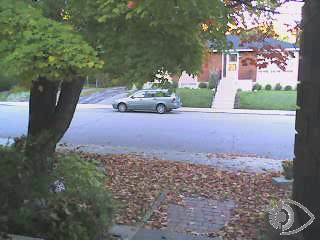
//> input picture frame 11 of bike.avi, 320 x 240 px
$ ./main   (built with g++ and OpenCV 4)
//> lines starting //> are read from the running program, lines starting //| are printed output that depends on the picture; after the words box and inside, x2 and y2 are one past the last pixel; in counts of white or black regions, pixels touching at a corner belong together
#include <iostream>
#include <opencv2/highgui/highgui.hpp>
#include <opencv2/imgproc.hpp>
#include <opencv2/video/background_segm.hpp>
#include <unistd.h>

using namespace cv;

bool openSource(cv::VideoCapture &cap, std::string source) {
    return source == "0" ? cap.open(0) : cap.open(source);
}

void createMarks(Mat& marks, Mat& dest) {
    for(int y = 0; y < marks.size[1]; y++) {
        for(int x = 0; x < marks.size[0]; x++) {
            if(marks.at<uchar>(x, y) > 0) {
                dest.at<Vec3b>(x, y) = Vec3b (255, 0, 0);
            }
        }
    }
}

Mat image, fgMask;
Ptr<BackgroundSubtractorMOG2> subtractor;

void on_trackbarNMixtures(int value, void * p) {
    std::cout << value << std::endl;
    subtractor->setNMixtures(value);
    subtractor->apply(image, fgMask, 1);
}

int main() {
    cv::VideoCapture camera;
    if(!openSource(camera, "bike.avi")) {
        std::cout << "Cannot open source!\n";
        return -1;
    }

    camera.set(CAP_PROP_FPS, 1);
    RNG rng(12345);
    namedWindow("BaseWindow", WINDOW_AUTOSIZE);
    namedWindow("Foreground", WINDOW_AUTOSIZE);
    namedWindow("Background", WINDOW_AUTOSIZE);
    namedWindow("Fgopened", WINDOW_AUTOSIZE);
    namedWindow("Trackpads", WINDOW_AUTOSIZE);

    int history = 500, nmixtures = 16, threshold = 16, learning_rate = 1000, kernel_size = 3;
    createTrackbar("History", "Trackpads", &history, 2000);
    createTrackbar("Threshold", "Trackpads", &threshold, 255);
    createTrackbar("N mixtures", "Trackpads", &nmixtures, 255, on_trackbarNMixtures);
    createTrackbar("Learning rate", "Trackpads", &learning_rate, 1000);
    createTrackbar("Kernel size", "Trackpads", &kernel_size, 10);


    subtractor = createBackgroundSubtractorMOG2(history, threshold, true);
    while(camera.isOpened()) {
        Mat foreground, background, eroded, dilated;
        Mat kernel = getStructuringElement(MORPH_RECT, Size(2 * kernel_size + 1, 2 * kernel_size + 1), Point(kernel_size, kernel_size));
        camera >> image;
//> image is the input picture: 240 rows x 320 cols, CV_8UC3; mean B, G, R 117.9, 119.1, 115
        if(image.empty()) {
            camera.set(CAP_PROP_POS_FRAMES, 0);
        } else {
            subtractor->apply(image, fgMask, learning_rate / 1000.);
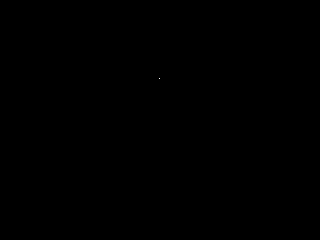
//> fgMask: 240 rows x 320 cols, CV_8UC1; values 127 (black) and 255 (white), 0% white in thin lines or dots, all inside (x1, y1, x2, y2) = (159, 78, 160, 79)
            subtractor->setHistory(history);
            subtractor->setVarThreshold(threshold);
            subtractor->getBackgroundImage(background);
            erode(fgMask, eroded, kernel);
//> eroded: 240 rows x 320 cols, CV_8UC1; every value is 127
            dilate(eroded, dilated, kernel);
            createMarks(dilated, image);
//> after the loop in createMarks, `for(int y = 0; y < marks.size[1]; y++)`:
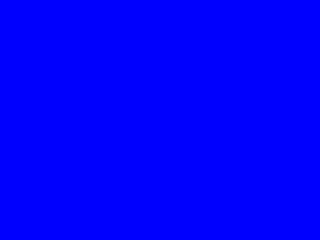
//> dest: 240 rows x 320 cols, CV_8UC3; mean B, G, R 255, 0, 0
            imshow("BaseWindow", image);
            imshow("Foreground", fgMask);
            imshow("Background", background);
            imshow("Fgopened", dilated);

        }
        int k;
        switch((k = waitKey(15))) {
//> the Esc key is pressed
            case 27:
                break;
        }
    }
    destroyAllWindows();
    camera.release();
    return 0;
}
